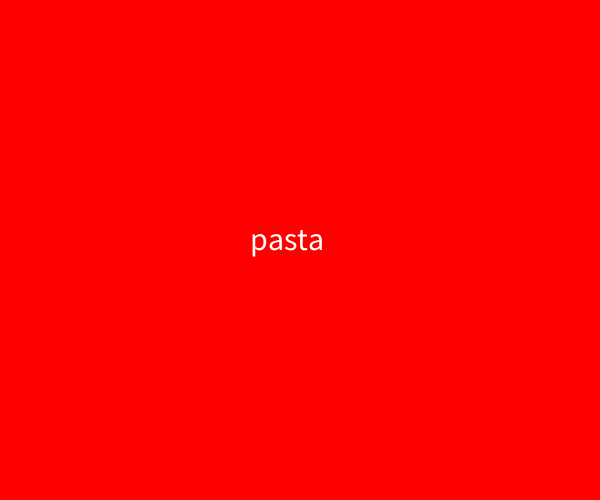
Frame 1 (no input)
Frame 60 (the mouse pressed at the canvas centre just before this capture): identical to frame 1, image omitted
Frame 120 (the mouse held since frame 60 and released just before this capture): identical to frame 1, image omitted

The Processing sketch that drew this single still picture (run headless with seeded random() and noise(); from frame 60 on, the mouse is pressed at the canvas centre):

// Processing sketch: processing_136411
// ── processing_136411.pde


int myState = 0, myCounter = 200;
 
void setup() {
  size (600, 500);
   
}
 
 
void draw() {
 
  myCounter = myCounter -1;
   
  background(0);
  textSize(32);
   
  switch(myState) {
     
    case 0:
    background(255, 0, 0);
    text("pasta", 250, height/2) ; 
    if(myCounter < 0) {
      myCounter = 60*3;
      myState = 1;
    }   
    break;
     
    case 1:
    background(0, 255, 0);
     text("alien blood", 225, height/2) ; 
        if(myCounter < 0) {
      myCounter = 60*3;
      myState = 2;
    }  
    break;
     
    case 2:
    background(0, 0, 255);
     text("oceån abyss", 225, height/2) ; 
        if(myCounter < 0) {
      myCounter = 60*3;
      myState = 3;
    }  
    break;
     
    case 3:
    background(155, 0, 155);
     text("purple people eater", 150, height/2) ; 
        if(myCounter < 0) {
      myCounter = 60*3;
      myState = 4;
    }  
    break;
     
    case 4:
    background(0, 155, 155);
     text("dolphins in a tiffany store", 100, height/2) ; 
        if(myCounter < 0) {
      myCounter = 60*3;
      myState = 0;
    }  
    break;


  }
}
